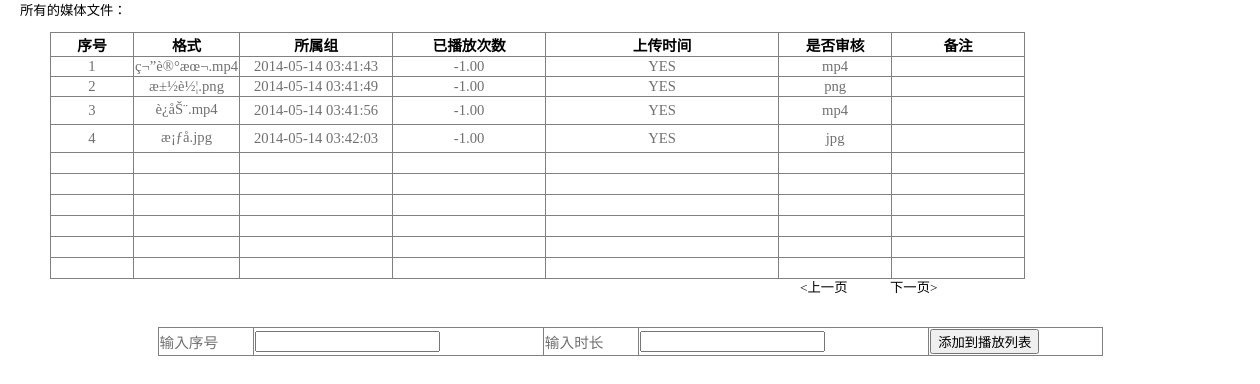
The app's page /guanlixitong/web/makelist.php with its own data.
### tables this page shows
CREATE TABLE `mediafiles` (
  `id` int(4) NOT NULL AUTO_INCREMENT,
  `picplaytimes` double(16,2) DEFAULT NULL,
  `videoplaytimes` double(16,2) DEFAULT NULL,
  `remarks` char(20) DEFAULT NULL,
  `uploadtime` datetime DEFAULT NULL,
  `authority` char(5) DEFAULT 'NO',
  `format` char(20) DEFAULT NULL,
  `filename` varchar(40) DEFAULT NULL,
  PRIMARY KEY (`id`)
);

### guanlixitong/web/conn.php (called while the page is built, shortened)
<?php
$result=mysql_query($sql) or die ('数据库查询失败');
?>

### guanlixitong/web/makelist.php (the view, shortened to what this page needs)
<html xmlns="http://www.w3.org/1999/xhtml">
<head>
<link href="images/main.css" rel="stylesheet" type="text/css" />
</head>
<body>
<div id="right_div0">
<p> 所有的媒体文件：</p>
</div>
<div id="right_div1">
	<table>
		<tr>
			<th scope="col">序号</th>
			<th scope="col">格式</th>
			<th scope="col">所属组</th>
			<th scope="col">已播放次数</th>
			<th scope="col">上传时间</th>
			<th scope="col">是否审核</th>
			<th scope="col">备注</th>
		</tr>
		<?php
			$sql="select * from mediafiles";
			require('conn.php');
		?>
		<?php
			$sum=0;
			while ($row = mysql_fetch_row($result))
			{
			$sum=$sum+1;
		?>
			<tr align="center" valign="middle">
				<td width="80"><?php echo $row[0];?> </td>
				<td width="80"><?php echo $row[7];?> </td>
				<td width="150"><?php echo $row[4];?> </td>
				<td width="150"><?php echo $row[2];?> </td>
				<td width="230"><?php echo $row[5];?> </td>
				<td width="110"><?php echo $row[6];?> </td>
				<td width="130"><?php echo $row[3];?> </td>
			</tr>
		<?php
			}
			while ($sum<10)
			{
		?>
			<tr align="center" valign="middle">
				<td width="80" height="21"> </td>
				<td width="80"> </td>
				<td width="150"> </td>
				<td width="150"> </td>
				<td width="230"> </td>
				<td width="110"> </td>
				<td width="130"> </td>
			</tr>
		<?php
			$sum++;
			}
		?>
	</table>
</div>
<div id="pagechange">
	<div id="prepage"><a href="makelist.php" >&#60上一页</a></div>
	<div id="nextpage"><a href="makelist.php">下一页&#62</a></div>
</div>
<form action="http://localhost/guanlixitong/web/insert_into_list.php" method="post">
  <table align="center" color="black" width="75%">
	<tr id="tr_list">
			<td id="td_list">输入序号</td>
			<td id="td_list">
				<input type="text" name="number"/>
			</td>
			<td id="td_list">输入时长</td>
			<td id="td_list">
				<input type="text" name="time"/>
			</td>
			<td id="td_list">
				<input type="submit"  value="添加到播放列表"/>
			</td>
		</tr>
   </table>
</form>
</body>
</html>

### guanlixitong/web/images/main.css (style rules this page uses)
body { margin:0; padding:0; font-size:9pt; }
a { color:#000000; text-decoration:none; }
table { font-size:11pt; border-collapse:collapse; }
table,th,td { border:1px solid gray; }
td { color:#707070; }
#right_div0 { width:120px; font-size:10pt; margin-left:20px; }
#right_div1 { width:100%; height:220px; margin-right:auto; margin-left:50px; margin-bottom:25px; }
#pagechange { width:100%; height:50px; margin-top:10px; }
#prepage { font-size:10pt; margin-left:800px; width:50px; float:left; }
#nextpage { font-size:10pt; margin-left:40px; width:50px; float:left; }
#tr_list { border:1px solid black; }

### records on screen
mediafiles: id "1", filename "ç¬”è®°æœ¬.mp4", uploadtime "2014-05-14 03:41:43", videoplaytimes "-1.00", authority "YES", format "mp4"
mediafiles: id "2", filename "æ±½è½¦.png", uploadtime "2014-05-14 03:41:49", videoplaytimes "-1.00", authority "YES", format "png"
mediafiles: id "3", filename "è¿åŠ¨.mp4", uploadtime "2014-05-14 03:41:56", videoplaytimes "-1.00", authority "YES", format "mp4"
mediafiles: id "4", filename "æ¡ƒå­.jpg", uploadtime "2014-05-14 03:42:03", videoplaytimes "-1.00", authority "YES", format "jpg"
